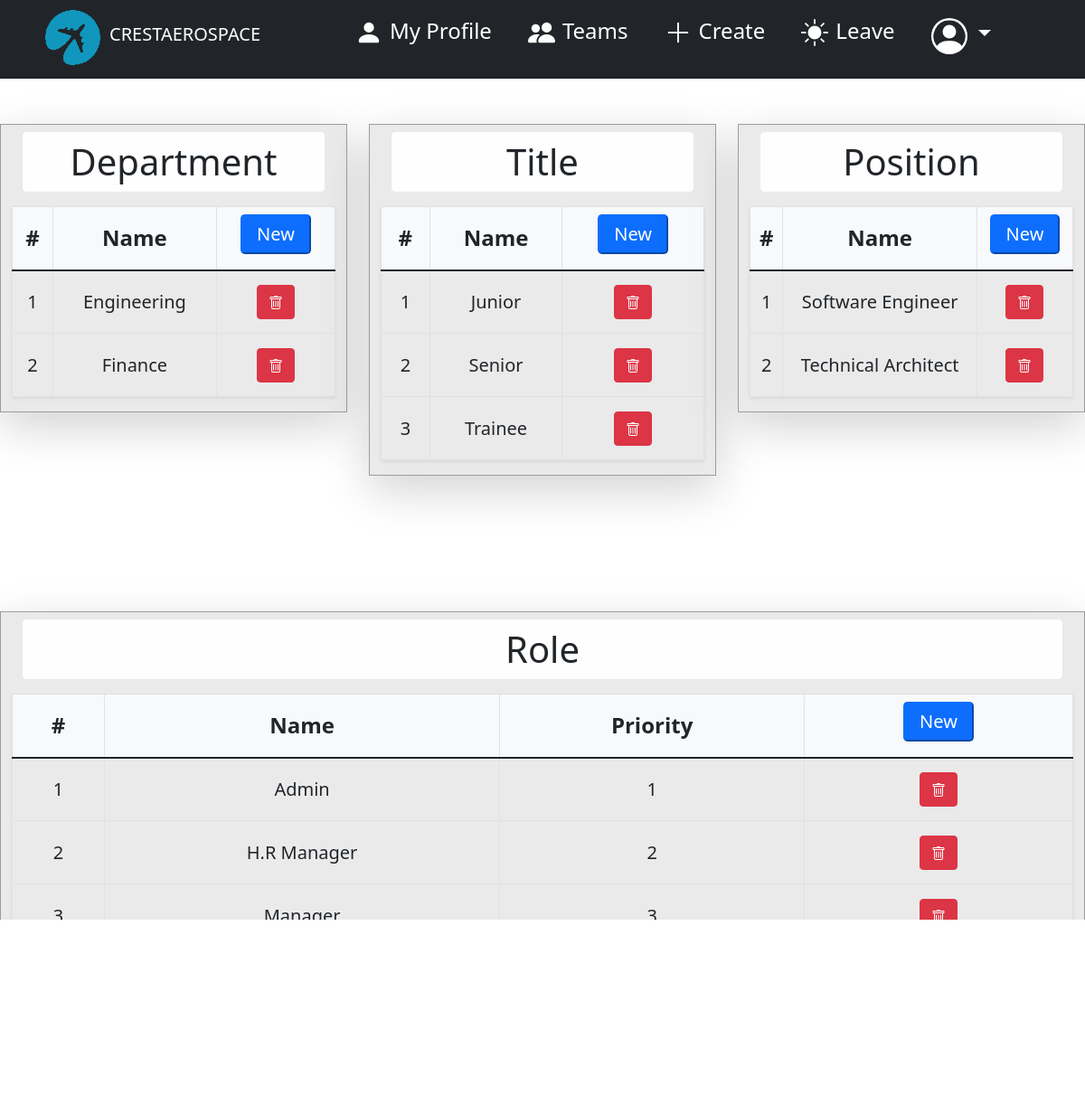
The app's page /hrms/dashboard/create (signed in) with its own data.
### employee/models.py (models this page shows, shortened)
class Department(models.Model):
    name = models.CharField(max_length=125)
    description = models.CharField(max_length=125,null=True,blank=True)
    created = models.DateTimeField(verbose_name='Created',auto_now_add=True)
    updated = models.DateTimeField(verbose_name='Updated',auto_now=True)
    class Meta:
        verbose_name = 'Department'
        verbose_name_plural = 'Departments'
        ordering = ['name','created']

class Title(models.Model):
    name = models.CharField(max_length=125)
    description = models.CharField(max_length=125,null=True,blank=True)
    created = models.DateTimeField(verbose_name='Created',auto_now_add=True)
    updated = models.DateTimeField(verbose_name='Updated',auto_now=True)
    class Meta:
        verbose_name = 'Job Title'
        verbose_name_plural = 'Job Titles'
        ordering = ['name','created']

class Position(models.Model):
    name = models.CharField(max_length=125)
    description = models.CharField(max_length=125,null=True,blank=True)
    created = models.DateTimeField(verbose_name='Created',auto_now_add=True)
    updated = models.DateTimeField(verbose_name='Updated',auto_now=True)
    class Meta:
        verbose_name = 'Position'
        verbose_name_plural = 'Positions'
        ordering = ['name','created']

class Role(models.Model):
    name = models.CharField(max_length=125)
    priority = models.CharField(max_length=125,null=True,blank=True)
    description = models.CharField(max_length=125,null=True,blank=True)
    created = models.DateTimeField(verbose_name='Created',auto_now_add=True)
    updated = models.DateTimeField(verbose_name='Updated',auto_now=True)
    class Meta:
        verbose_name = 'Role'
        verbose_name_plural = 'Roles'
        ordering = ['name','created']

### employee/views.py (the view)
# urls.py: path("dashboard/create", views.create, name="create"),
def create(request, id=0):
    if not request.user.is_authenticated:
        return redirect('login_user')
    context = {}
    if 'add_department' in request.POST:
        form = DepartmentForm(request.POST)
        if form.is_valid():
            form.save()
            return redirect('create')
    if 'add_title' in request.POST:
        form = TitleForm(request.POST)
        if form.is_valid():
            form.save()
            return redirect('create')
    if 'add_position' in request.POST:
        form = PositionForm(request.POST)
        if form.is_valid():
            form.save()
            return redirect('create')
    if 'add_role' in request.POST:
        form = RoleForm(request.POST)
        if form.is_valid():
            form.save()
            return redirect('create')
    department = Department.objects.all()
    depart_form = DepartmentForm()
    title = Title.objects.all()
    title_form = TitleForm()
    position = Position.objects.all()
    position_form = PositionForm()
    role = Role.objects.all().order_by('priority')
    role_form = RoleForm()
    context['department'] = department
    context['depart_form'] = depart_form
    context['titles'] = title
    context['title_form'] = title_form
    context['positions'] = position
    context['position_form'] = position_form
    context['roles'] = role
    context['role_form'] = role_form
    return render(request, "employee/create.html", context)

### templates/employee/create.html (shortened to what this page needs)
{% extends 'dashboard/dash_base.html' %}
{% load crispy_forms_filters %}
{% load static %}
{% block content %}
<head>
</head>
<body>
    {% if user.is_authenticated %}
    <div class="row">
        <div class="col">
            <div class="container-fluid profile pt-2 shadow-lg">
                <h1 class="text-center text-dark py-2 alert alert-light">Department</h1>
                <div class="row">
                    <table class="table table-bordered shadow-sm table-sortable" id="myTable">
                        <thead class="h4 bg-light">
                            <tr class="text-center" style="height:70px; vertical-align: middle;">
                                <th scope="col">#</th>
                                <th scope="col">Name</th>
                                <th scope="col"><button type="button" class="btn-lg btn-primary mb-2"
                                        data-bs-toggle="modal" data-bs-target="#add-department">
                                        New
                                    </button></th>
                            </tr>
                        </thead>
                        <tbody>
                            {% for depart in department %}
                            <tr class="h5 text-center" style="height:70px; vertical-align: middle;">
                                <td> {{ forloop.counter }} </td>
                                <td> {{ depart.name }} </td>
                                <td>
                                    <a href=" {% url 'department_delete' depart.id %} " class="btn btn-danger"></a>
                                </td>
                            </tr>
                            {% endfor %}
                        </tbody>
                    </table>
                </div>
            </div>
        </div>
        <div class="col">
            <div class="container-fluid profile pt-2 shadow-lg">
                <h1 class="text-center text-dark py-2 alert alert-light">Title</h1>
                <div class="row">
                    <table class="table table-bordered shadow-sm table-sortable" id="myTable">
                        <thead class="h4 bg-light">
                            <tr class="text-center" style="height:70px; vertical-align: middle;">
                                <th scope="col">#</th>
                                <th scope="col">Name</th>
                                <th scope="col"><button type="button" class="btn-lg btn-primary mb-2"
                                        data-bs-toggle="modal" data-bs-target="#add-title">
                                        New
                                    </button></th>
                            </tr>
                        </thead>
                        <tbody>
                            {% for title in titles %}
                            <tr class="h5 text-center" style="height:70px; vertical-align: middle;">
                                <td> {{ forloop.counter }} </td>
                                <td> {{ title.name }} </td>
                                <td>
                                    <a href=" {% url 'title_delete' title.id %} " class="btn btn-danger"></a>
                                </td>
                            </tr>
                            {% endfor %}
                        </tbody>
                    </table>
                </div>
            </div>
        </div>
        <div class="col">
            <div class="container-fluid profile pt-2 shadow-lg">
                <h1 class="text-center text-dark py-2 alert alert-light">Position</h1>
                <div class="row">
                    <table class="table table-bordered shadow-sm table-sortable" id="myTable">
                        <thead class="h4 bg-light">
                            <tr class="text-center" style="height:70px; vertical-align: middle;">
                                <th scope="col">#</th>
                                <th scope="col">Name</th>
                                <th scope="col"><button type="button" class="btn-lg btn-primary mb-2"
                                        data-bs-toggle="modal" data-bs-target="#add-position">
                                        New
                                    </button></th>
                            </tr>
                        </thead>
                        <tbody>
                            {% for position in positions %}
                            <tr class="h5 text-center" style="height:70px; vertical-align: middle;">
                                <td> {{ forloop.counter }} </td>
                                <td> {{ position.name }} </td>
                                <td>
                                    <a href=" {% url 'position_delete' position.id %} " class="btn btn-danger"></a>
                                </td>
                            </tr>
                            {% endfor %}
                        </tbody>
                    </table>
                </div>
            </div>
        </div>
        <div class="col">
            <div class="container-fluid profile pt-2 shadow-lg">
                <h1 class="text-center text-dark py-2 alert alert-light">Role</h1>
                <div class="row">
                    <table class="table table-bordered shadow-sm table-sortable" id="myTable">
                        <thead class="h4 bg-light">
                            <tr class="text-center" style="height:70px; vertical-align: middle;">
                                <th scope="col">#</th>
                                <th scope="col">Name</th>
                                <th scope="col">Priority</th>
                                <th scope="col"><button type="button" class="btn-lg btn-primary mb-2"
                                        data-bs-toggle="modal" data-bs-target="#add-role">
                                        New
                                    </button></th>
                            </tr>
                        </thead>
                        <tbody>
                            {% for role in roles %}
                            <tr class="h5 text-center" style="height:70px; vertical-align: middle;">
                                <td> {{ forloop.counter }} </td>
                                <td> {{ role.name }} </td>
                                <td> {{ role.priority }} </td>
                                <td>
                                    <a href=" {% url 'role_delete' role.id %} " class="btn btn-danger"></a>
                                </td>
                            </tr>
                            {% endfor %}
                        </tbody>
                    </table>
                </div>
            </div>
        </div>
    </div>
    {% endif %}
</body>
{% endblock content %}

### static/dashboard.css (style rules this page uses)
* { margin: 0; padding: 0; }
.profile { margin-top: 50px; margin-bottom: 100px; border: 1px solid #9c9c9c; background-color: #eaeaea; }
.table-sortable th { cursor: pointer; }

### records on screen
Department: name "Engineering"
Department: name "Finance"
Title: name "Junior"
Title: name "Senior"
Title: name "Trainee"
Position: name "Software Engineer"
Position: name "Technical Architect"
Role: name "Admin", priority "1"
Role: name "H.R Manager", priority "2"
Role: name "Manager", priority "3"
